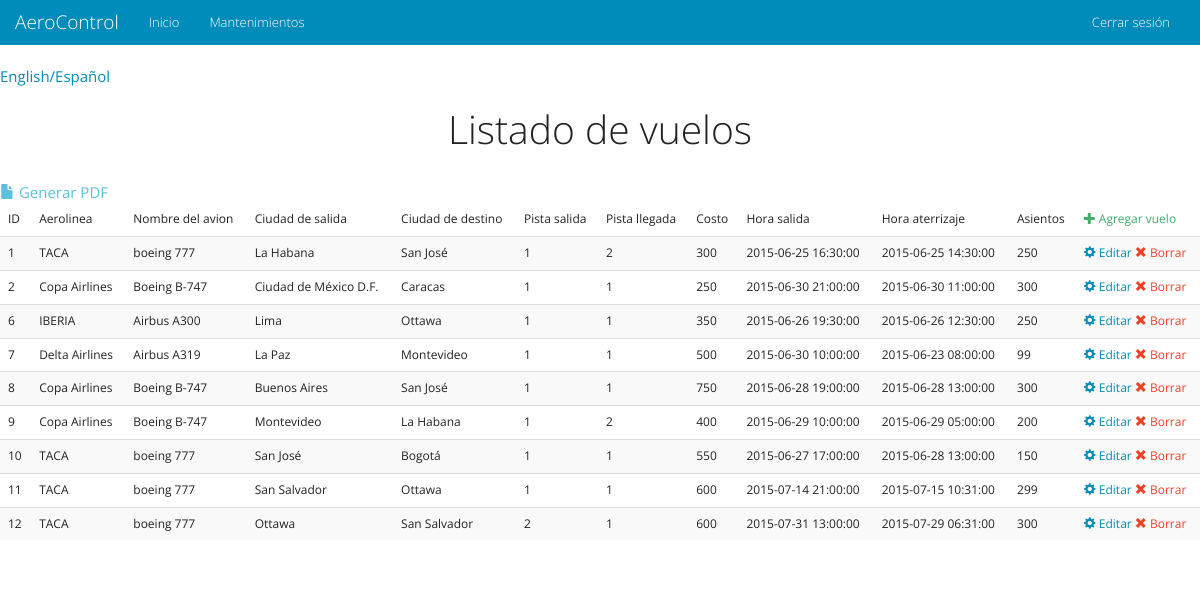
The app's page /es/admin/flights.php, older data.
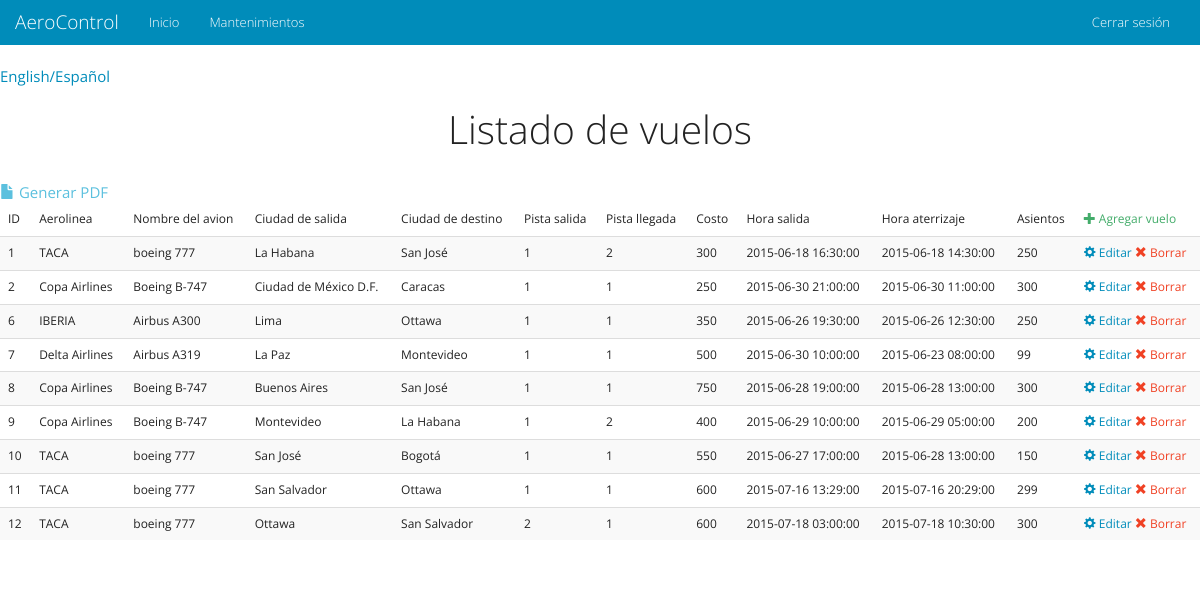
The same page, newer data.
### tables this page shows
CREATE TABLE IF NOT EXISTS `flights` (
`id` int(11) NOT NULL,
  `airline` int(11) NOT NULL,
  `departure_time` datetime NOT NULL,
  `departure_city` int(11) NOT NULL,
  `arrival_time` datetime NOT NULL,
  `arrival_city` int(11) NOT NULL,
  `aircraft` int(11) NOT NULL,
  `departure_runway` int(11) NOT NULL,
  `arrival_runway` int(11) NOT NULL,
  `cost` double NOT NULL,
  `seats` int(4) NOT NULL,
  `description` varchar(500) NOT NULL
);

CREATE TABLE IF NOT EXISTS `airlines` (
`id` int(11) NOT NULL,
  `name` varchar(100) NOT NULL,
  `description` varchar(300) NOT NULL,
  `logo` varchar(100) NOT NULL
);

CREATE TABLE IF NOT EXISTS `aircraft` (
`id` int(11) NOT NULL,
  `name` varchar(50) NOT NULL,
  `airline` int(11) NOT NULL,
  `seats` int(11) NOT NULL,
  `type` varchar(50) NOT NULL
);

CREATE TABLE IF NOT EXISTS `cities` (
`id` int(11) NOT NULL,
  `city` varchar(50) NOT NULL,
  `state` varchar(50) NOT NULL,
  `zip` int(11) NOT NULL
);

### es/admin/flights.php (the view, shortened to what this page needs)
<!DOCTYPE html>
<html lang="en">
<head>
    <link href="../docs/css/bootstrap.css" rel="stylesheet">
    <link href="../docs/css/font-awesome.css" rel="stylesheet">
    <link href="../docs/css/ionicons.css" rel="stylesheet">
</head>
<body>
<div class="container-fluid">
    <div class="row">
    <?php include 'nav.php'; ?>
        <a href="../../en/admin/flights.php">English/</a><a href="../../es/admin/flights.php.php">Español</a>
        <h1 class="text-center">Listado de vuelos</h1>
        <br>
<?php
include "../docs/connect.php";
$query = "SELECT f.id, f.airline, a.name AS airlinename, f.departure_time, f.departure_city, c1.city AS depcity, f.arrival_time, f.arrival_city, c2.city AS arrcity, f.aircraft, ac.name AS aircname, f.departure_runway, f.arrival_runway, f.cost, f.seats, f.description FROM flights f INNER JOIN airlines a ON f.airline = a.id INNER JOIN cities c1 ON f.departure_city = c1.id INNER JOIN cities c2 ON f.arrival_city = c2.id INNER JOIN aircraft ac ON f.aircraft = ac.id ";
$query = $query.'ORDER BY f.id';
$resultado = mysql_query($query, $link);
$total = mysql_num_rows($resultado);
if($total>0)
{
?>
		<a href='exportflights.php' target="_blank" class="text-info"><span class='glyphicon glyphicon-file' aria-hidden='true'></span> Generar PDF</a>
        <table class="table table-striped">
            <thead><tr><td>ID</td><td>Aerolinea</td><td>Nombre del avion</td><td>Ciudad de salida</td><td>Ciudad de destino</td><td>Pista salida</td><td>Pista llegada</td><td>Costo</td><td>Hora salida</td><td>Hora aterrizaje</td><td>Asientos</td><td><a href='addflight.php' class="text-success"><span class='glyphicon glyphicon-plus' aria-hidden='true'></span> Agregar vuelo</a></td></tr></thead><tbody>
<?php
    while($row = mysql_fetch_array($resultado))
	{
        echo "<tr><td>".$row['id']."</td>";
        echo "<td>".$row['airlinename']."</td>";
        echo "<td>".$row['aircname']."</td>";
		echo "<td>".$row['depcity']."</td>";
		echo "<td>".$row['arrcity']."</td>";
		echo "<td>".$row['departure_runway']."</td>";
		echo "<td>".$row['arrival_runway']."</td>";
		echo "<td>".$row['cost']."</td>";
		echo "<td>".$row['departure_time']."</td>";
		echo "<td>".$row['arrival_time']."</td>";
		echo "<td>".$row['seats']."</td>";
        echo "<td><a href='editflight.php?flight=".$row['id']."'><span class='glyphicon glyphicon-cog' aria-hidden='true'></span>  Editar</a> <a href='dropflight.php?flight=".$row['id']."' class='text-danger'><span class='glyphicon glyphicon-remove' aria-hidden='true'></span>  Borrar</a></td></tr> \n";
    }
}
else
{
    echo "<p class='text-danger text-center'>Error: la base de datos esta vacia <a href='addflight.php' class='text-success'>Agregar avion</a></p>";
}
?>
        </tbody></table>
        </div>
</div>
</body>
</html>

### es/admin/nav.php (shortened to what this page needs)
<nav class="navbar navbar-inverse">
<div class="container-fluid">
  <div class="navbar-header">
    <a class="navbar-brand"href="index.php">AeroControl</a>
  </div>
  <div class="collapse navbar-collapse" id="bs-example-navbar-collapse-2">
    <ul class="nav navbar-nav">
      <li><a href="index.php">Inicio <span class="sr-only">(current)</span></a></li>
      <li><a href="index.php">Mantenimientos</a></li>
    </ul>
    <ul class="nav navbar-nav navbar-right">
      <li><a href="cerrar_sesion.php">Cerrar sesión</a></li>
    </ul>
  </div>
</div>
  </nav>

Row changes from the older to the newer data that the page shows:
changed flights id 1: departure_time "2015-06-25 16:30:00" → "2015-06-18 16:30:00"; arrival_time "2015-06-25 14:30:00" → "2015-06-18 14:30:00"
changed flights id 11: departure_time "2015-07-14 21:00:00" → "2015-07-16 13:29:00"; arrival_time "2015-07-15 10:31:00" → "2015-07-16 20:29:00"
changed flights id 12: departure_time "2015-07-31 13:00:00" → "2015-07-18 03:00:00"; arrival_time "2015-07-29 06:31:00" → "2015-07-18 10:30:00"
